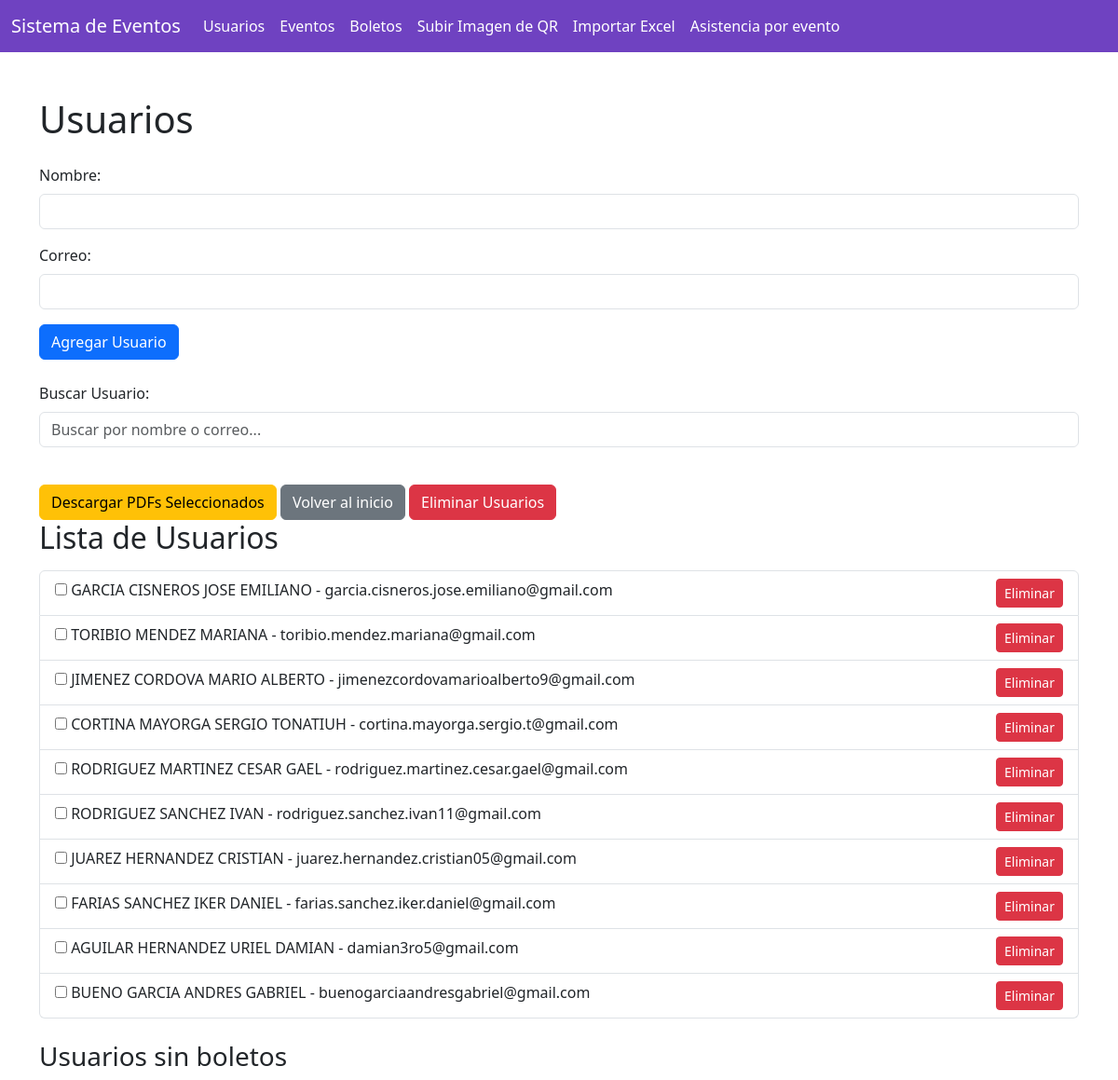
The page /usuarios on the database as committed earlier.
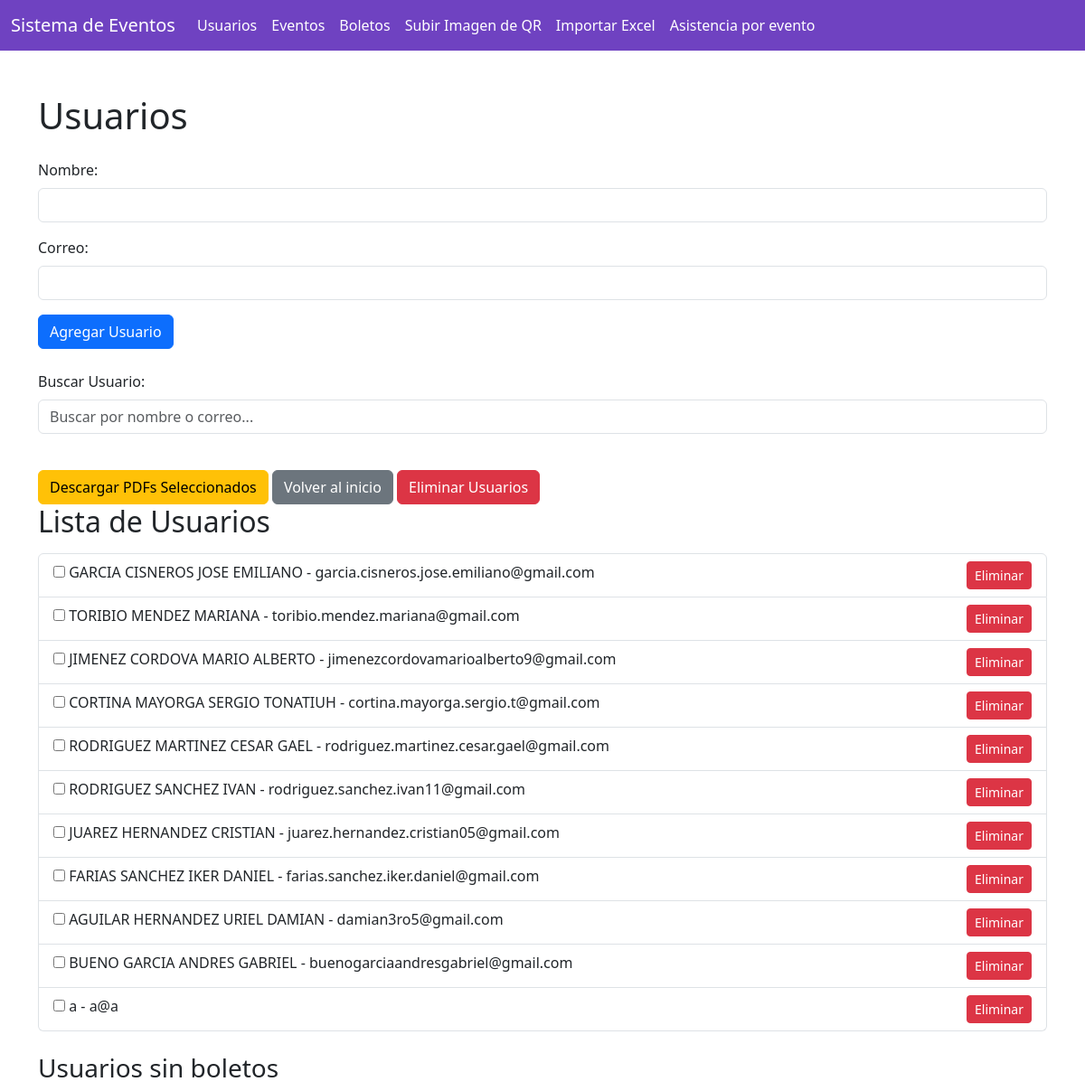
The same page on the database as committed later.
### app.py (models this page shows)
class Usuario(db.Model):
    id = db.Column(db.Integer, primary_key=True)
    nombre = db.Column(db.String(100), nullable=False)
    correo = db.Column(db.String(100), unique=True, nullable=False)
    boletos = db.relationship('Boleto', backref='usuario', lazy=True)

### app.py (the view, shortened to what this page needs)
@app.route('/usuarios', methods=['GET', 'POST'])
def usuarios():
    usuarios = Usuario.query.all()
    return render_template('usuarios.html', usuarios=usuarios)

### templates/usuarios.html (shortened to what this page needs)
<!DOCTYPE html>
<html lang="es">
  <head>
    <link
      href="https://cdn.jsdelivr.net/npm/bootstrap@5.3.0-alpha1/dist/css/bootstrap.min.css"
      rel="stylesheet"
    />
  </head>
  <body>
    {% include 'header.html' %}
    <div class="container mt-5">
      <h1 class="mb-4">Usuarios</h1>
      <form method="POST" class="mb-4">
        <div class="mb-3">
          <label for="nombre" class="form-label">Nombre:</label>
          <input
            type="text"
            name="nombre"
            id="nombre"
            class="form-control"
            required
          />
        </div>
        <div class="mb-3">
          <label for="correo" class="form-label">Correo:</label>
          <input
            type="email"
            name="correo"
            id="correo"
            class="form-control"
            required
          />
        </div>
        <button type="submit" class="btn btn-primary">Agregar Usuario</button>
      </form>
      <div class="mb-4">
        <label for="buscar" class="form-label">Buscar Usuario:</label>
        <input
          type="text"
          id="buscar"
          class="form-control"
          placeholder="Buscar por nombre o correo..."
        />
      </div>
      <button id="descargar-seleccionados" class="btn btn-warning mt-3">
        Descargar PDFs Seleccionados
      </button>
      <a href="/" class="btn btn-secondary mt-3">Volver al inicio</a>
      <button id="eliminar-usuarios" class="btn btn-danger mt-3">
        Eliminar Usuarios
      </button>
      <h2 class="mb-3">Lista de Usuarios</h2>
      <ul class="list-group" id="lista-usuarios">
        {% for usuario in usuarios %}
        <li class="list-group-item">
          <input
            type="checkbox"
            class="seleccionar-usuario"
            data-usuario-id="{{ usuario.id }}"
          />
          {{ usuario.nombre }} - {{ usuario.correo }}
          <button
            class="btn btn-sm btn-danger float-end eliminar-usuario"
            data-usuario-id="{{ usuario.id }}"
          >
            Eliminar
          </button>
        </li>
        {% endfor %}
      </ul>
      <h3 class="mt-4">Usuarios sin boletos</h3>
    </div>
  </body>
</html>

### templates/header.html (shortened to what this page needs)
<nav class="navbar navbar-expand-lg" style="background-color: #6f42c1">
  <div class="container-fluid">
    <a class="navbar-brand text-white" href="/">Sistema de Eventos</a>
    <div class="collapse navbar-collapse" id="navbarNav">
      <ul class="navbar-nav">
        <li class="nav-item">
          <a class="nav-link text-white" href="/usuarios">Usuarios</a>
        </li>
        <li class="nav-item">
          <a class="nav-link text-white" href="/eventos">Eventos</a>
        </li>
        <li class="nav-item">
          <a class="nav-link text-white" href="/boletos">Boletos</a>
        </li>
        <li class="nav-item">
          <a class="nav-link text-white" href="/subir-imagen"
            >Subir Imagen de QR</a
          >
        </li>
        <li class="nav-item">
          <a class="nav-link text-white" href="/importar_excel"
            >Importar Excel</a
          >
        </li>
        <li class="nav-item">
          <a class="nav-link text-white" href="/asistencia"
            >Asistencia por evento</a
          >
        </li>
      </ul>
    </div>
  </div>
</nav>

Rows that differ between the two databases and show on the page:
added Usuario: nombre "a", correo "a@a"
